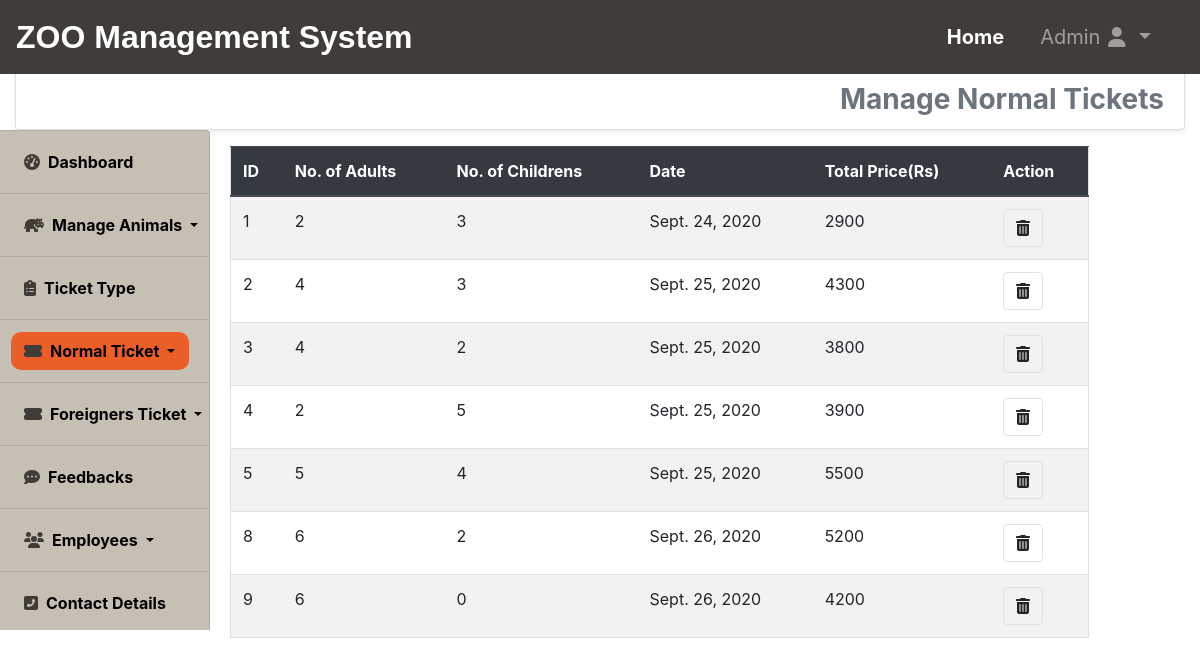
Screenshot of /adminuser/shownormalticket/ (signed in) with the database file from the repository.
### adminuser/models.py (models this page shows)
class Normal_ticket_model(models.Model):
    adult=models.IntegerField()
    children=models.IntegerField()
    date=models.DateField(default=datetime.date.today())
    total=models.IntegerField()

### adminuser/views.py (the view)
# urls.py: path('shownormalticket/',views.show_normal_tickets,name="shownormalticket"),
def show_normal_tickets(request):
    if request.user.is_authenticated:
        page='Manage Normal Tickets'
        tickets=Normal_ticket_model.objects.all()
        return render(request,'adminuser/shownormalticket.html',{'tickets':tickets,'page':page})
    else:
        return HttpResponseRedirect('/adminuser/adminlogin/')

### adminuser/templates/adminuser/shownormalticket.html (shortened to what this page needs)
{% extends 'core/base.html' %}
{% load static %}
{% block navigationbar %}
    {% include 'core/navbar.html' %}
{% endblock navigationbar %}
{% block content %}
    <div class="container-fluid" style="margin-top:70px;">
    <h3 class="text-secondary font-weight-bold  text-right alert alert-light border shadow-sm" style="z-index:0;">{{page}}</h3>
        <div class="row">
            {% include 'adminuser/sidebar.html' %}
            <div class="col-sm-12 col-md-9 col-lg-10 offset-md-3 offset-lg-2 margin-main">
                <div class="container-fluid">
                    <div class="row">
                        <div class="col-md-11">
                            <table class="table table-striped border">
                                <thead class="thead-dark">
                                    <tr>
                                        <th>ID</th>
                                        <th>No. of Adults</th>
                                        <th>No. of Childrens</th>
                                        <th>Date</th>
                                        <th>Total Price(Rs)</th>
                                        <th>Action</th>
                                    </tr>
                                </thead>
                                <tbody>
                                    {% for ticket in tickets %}
                                        <tr>
                                            <td>{{ticket.id}}</td>
                                            <td>{{ticket.adult}}</td>
                                            <td>{{ticket.children}}</td>
                                            <td>{{ticket.date}}</td>
                                            <td>{{ticket.total}}</td>
                                            <td>
                                                <a href="{% url 'deletenormalticket' ticket.id %}" class="btn border"><i class="fas fa-trash-alt"></i></a>
                                            </td>
                                        </tr>
                                    {% endfor %}
                                </tbody>
                            </table>
                        </div>
                    </div>
                </div>
            </div>
        </div>
    </div>
{% endblock content %}

### rows the page displays
Normal_ticket_model: id "1", adult "2", children "3", date "Sept. 24, 2020", total "2900"
Normal_ticket_model: id "2", adult "4", children "3", date "Sept. 25, 2020", total "4300"
Normal_ticket_model: id "3", adult "4", children "2", date "Sept. 25, 2020", total "3800"
Normal_ticket_model: id "4", adult "2", children "5", date "Sept. 25, 2020", total "3900"
Normal_ticket_model: id "5", adult "5", children "4", date "Sept. 25, 2020", total "5500"
Normal_ticket_model: id "8", adult "6", children "2", date "Sept. 26, 2020", total "5200"
Normal_ticket_model: id "9", adult "6", children "0", date "Sept. 26, 2020", total "4200"

### other values shown
{{ page }} "Manage Normal Tickets"
